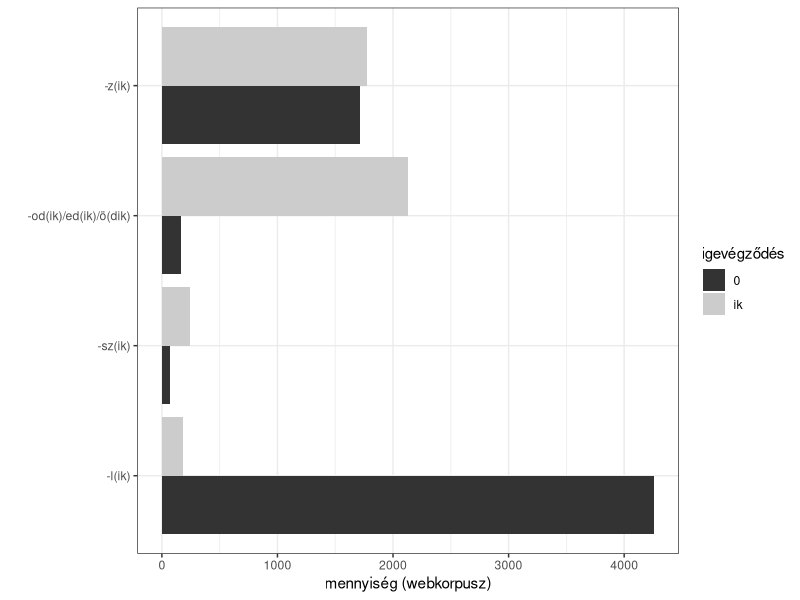

Here is the R script that generated this plot:
# -- head -- #

setwd('~/Github/RaczPokk2027/')

library(tidyverse)
library(patchwork)

# -- read -- #

d = read_tsv('dat/sample_counts.tsv')
all = read_tsv('dat/verbs.tsv')

# -- counts -- #

p1 = all |> 
  mutate(class = fct_relevel(class, 'l', 'sz', 'd', 'z')) |> 
  filter(!is.na(class)) |> 
  ggplot(aes(class, fill = ik)) +
  geom_bar(position = position_dodge()) +
  coord_flip() +
  scale_x_discrete(labels = c(
    l  = '-l(ik)',
    sz = '-sz(ik)',
    d  = '-od(ik)/ed(ik)/ö(dik)',
    z  = '-z(ik)'
  )) +
  scale_fill_grey(name = 'igevégződés', labels = c(`TRUE` = 'ik', `FALSE` = '0')) +
  theme_bw() +
  xlab('') +
  ylab('mennyiség (webkorpusz)')

ggsave('viz/counts.png', width = 6, height = 4, dpi = 900)
